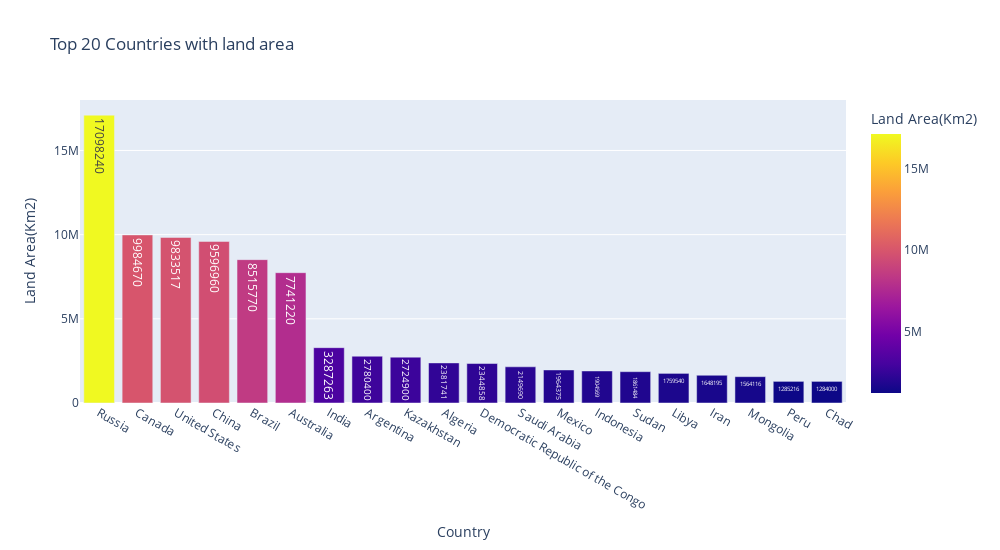

The cell this chart's notebook holds for it:
### Code cell
fig=px.bar(df.nlargest(20,'Land Area(Km2)')[['Country','Land Area(Km2)']],x='Country',y='Land Area(Km2)',color='Land Area(Km2)',text='Land Area(Km2)',title='Top 20 Countries with land area')
fig.update_layout(width=1000,height=550)
fig.show()

### Figure 1 — Plotly figure (JSON) as saved in the notebook; plotly's stock layout.template omitted (floating-point values rounded to 4 significant figures)
{"data": [{"alignmentgroup": "True", "hovertemplate": "Country=%{x}<br>Land Area(Km2)=%{marker.color}<extra></extra>", "legendgroup": "", "marker": {"color": [17098240, 9984670, 9833517, 9596960, 8515770, 7741220, 3287263, 2780400, 2724900, 2381741, 2344858, 2149690, 1964375, 1904569, 1861484, 1759540, 1648195, 1564116, 1285216, 1284000], "coloraxis": "coloraxis", "pattern": {"shape": ""}}, "name": "", "offsetgroup": "", "orientation": "v", "showlegend": false, "text": [17098240, 9984670, 9833517, 9596960, 8515770, 7741220, 3287263, 2780400, 2724900, 2381741, 2344858, 2149690, 1964375, 1904569, 1861484, 1759540, 1648195, 1564116, 1285216, 1284000], "textposition": "auto", "type": "bar", "x": ["Russia", "Canada", "United States", "China", "Brazil", "Australia", "India", "Argentina", "Kazakhstan", "Algeria", "Democratic Republic of the Congo", "Saudi Arabia", "Mexico", "Indonesia", "Sudan", "Libya", "Iran", "Mongolia", "Peru", "Chad"], "xaxis": "x", "y": [17098240, 9984670, 9833517, 9596960, 8515770, 7741220, 3287263, 2780400, 2724900, 2381741, 2344858, 2149690, 1964375, 1904569, 1861484, 1759540, 1648195, 1564116, 1285216, 1284000], "yaxis": "y"}], "layout": {"barmode": "relative", "coloraxis": {"colorbar": {"title": {"text": "Land Area(Km2)"}}, "colorscale": [[0, "#0d0887"], [0.1111, "#46039f"], [0.2222, "#7201a8"], [0.3333, "#9c179e"], [0.4444, "#bd3786"], [0.5556, "#d8576b"], [0.6667, "#ed7953"], [0.7778, "#fb9f3a"], [0.8889, "#fdca26"], [1, "#f0f921"]]}, "height": 550, "legend": {"tracegroupgap": 0}, "title": {"text": "Top 20 Countries with land area"}, "width": 1000, "xaxis": {"anchor": "y", "autorange": true, "domain": [0, 1], "range": [-0.5, 19.5], "title": {"text": "Country"}, "type": "category"}, "yaxis": {"anchor": "x", "autorange": true, "domain": [0, 1], "range": [0, 18000000.0], "title": {"text": "Land Area(Km2)"}, "type": "linear"}}}
